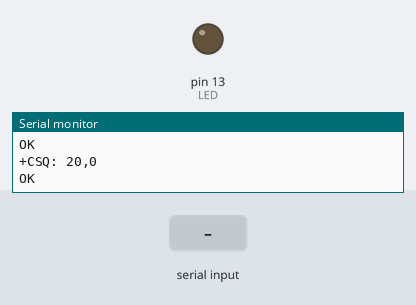
Simulated run of this sketch. Board: Arduino Uno, built with avr-gcc and run on an emulated ATmega328P. Shown: output pins drawn as LEDs (lit = HIGH), the last lines printed to the serial monitor. Inputs (shaded band) come from the test bench. The modem accepts every AT command (registered, SIM ready, sends succeed) and sends nothing else.

Above: at 4.2 s.
4.3 s: "RING" received over the second serial link
At 6.4 s:
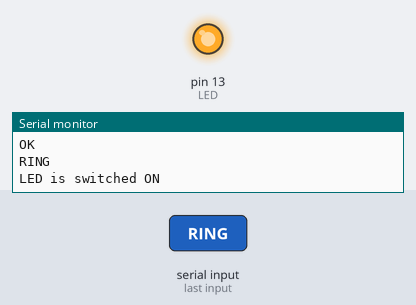
6.7 s: "NO CARRIER" received over the second serial link
Timing chart, 0 to 9.7 s (numbered marks = the images above; inputs shaded):
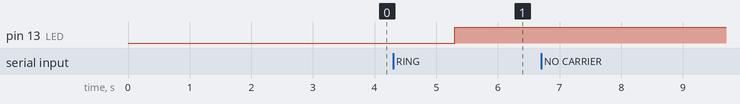

Measured:
- after the input at 4.3 s, pin 13 (LED): LOW → HIGH after 1.0 s

The sketch:

GSM_Call_Control.ino
```cpp
#include <SoftwareSerial.h> //Library for replicating Rx, Tx

SoftwareSerial GSM_Serial(7, 8); //Rx Pin, Tx Pin

int LED = 13; //Pin to which LED is connected
String GSM_data = ""; //Stores the data read from GSM module
String SMS_data = ""; //Stores the data to be sent as an SMS
bool LEDstate = false; //Stores the state of LED

void setup() {
  Serial.begin(9600); //Initialization of Arduino's serial
  GSM_Serial.begin(9600); //Initialization of GSM's serial
  pinMode(LED,OUTPUT); //Define the direction of LED pin
  digitalWrite(LED,LOW); //Initially LED is set to OFF state

  GSM_Serial.println("AT+CPIN?"); //Checks the SIM card presence
  delay(1000);
  GSM_Serial.println("AT+COPS?"); //To know the network operator
  delay(1000);
  GSM_Serial.println("AT+CSQ"); //To know the signal strength
  delay(1000);
}

void loop() {
  if (GSM_Serial.available()>0) { //Checks for any incoming data over GSM serial
    GSM_data = GSM_Serial.readString(); //Reads the data from GSM serial
    GSM_data.trim(); //Removes any trailing or leading white space
    Serial.println(GSM_data); //Print the data read from GSM's serial on the Arduino's serial

    //If there is a call then switch ON or OFF the LED
    if(GSM_data == "RING" && LEDstate == false) {
      digitalWrite(LED, HIGH);
      SMS_data = "LED is switched ON";
      Serial.println("LED is switched ON");
    } else if(GSM_data == "RING" && LEDstate == true) {
      digitalWrite(LED, LOW);
      SMS_data = "LED is switched OFF";
      Serial.println("LED is switched OFF");
    }

    //If call ended then toggle LEDstate & send acknowledgement SMS
    if (GSM_data == "NO CARRIER"){
      LEDstate = !LEDstate;
      sendSMS();
    }
  }
}

//Custom function for sending SMS
void sendSMS(){
  GSM_Serial.println("AT+CMGS=\"xxyyyyyyyyyy\""); //Replace x with country code and y with mobile number
  delay(1000);
  GSM_Serial.print(SMS_data); //SMS text to be sent
  delay(1000);
  GSM_Serial.println((char)26); //ASCII code of CTRL+Z. Acts as a Send key.
  delay(1000);
}
```
